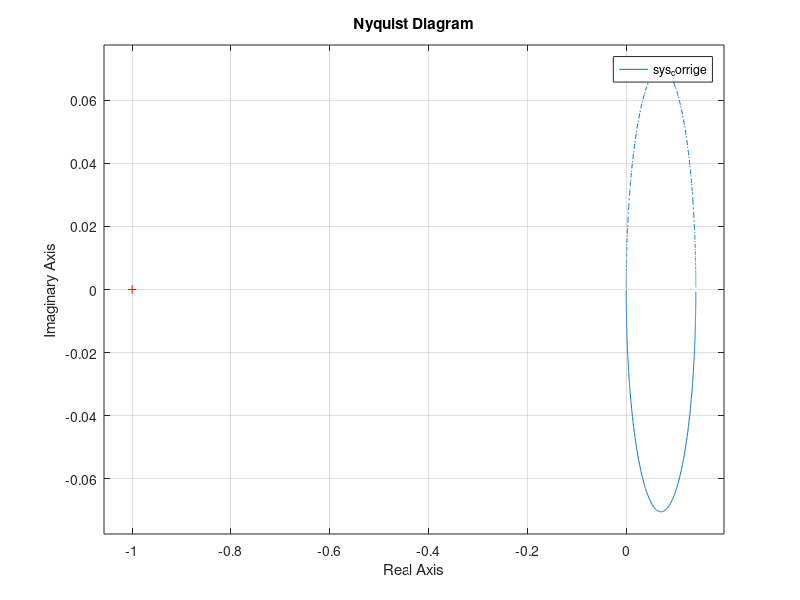

Reproduce this figure in MATLAB.
Te = 0.35; % A partir de l'auto-oscillation on donne 0.35 avant c'est 0.01
Km = 6.82/4;
Tau = 0.6; % Correspond au temps au on a 63 de la valeur finale donc quand on a 4.29
zo = exp(-Te/Tau);
num = Km;
den = [Tau,1];
G = tf(num,den);
num_z =  Km*(1-zo);
den_z = [1 -zo];
G_z = tf(num_z,den_z,Te);
%% Auto-oscillations

T = linspace(0,1,500) ;
K = (1/Km)*((1+exp(-T/Tau))./(1-exp(-T/Tau)));
figure
plot(T,K, 'b');

Klim = 2.1;

%% Erreur Statique
Klim = 1;
Erreur = 1/(1+Km*Klim);

%% Mise en œuvre d’une commande à réponse pile
% d = 0 et kdamp = {0.5 0.8 1}.
Kdamp = 1;
Num_z = Kdamp*[1 -zo];
Den_z = Km*(1-zo)*[1 -1];
R = tf(Num_z,Den_z,Te);

%% Mise en œuvre d’une commande LQ à horizon infini
A = -1/Tau;
B = Km/Tau;
C = 1;
D = 0;
sys = ss (A,B,C,D);
Q = 50;
% Faire varier pour voir les changements sur l énergie commande
R = 1;
K =lqr (A,B,Q,R);
Abf = A-B*K;
sys_corrige = ss (Abf, B, C, D);
nyquist (sys_corrige);





